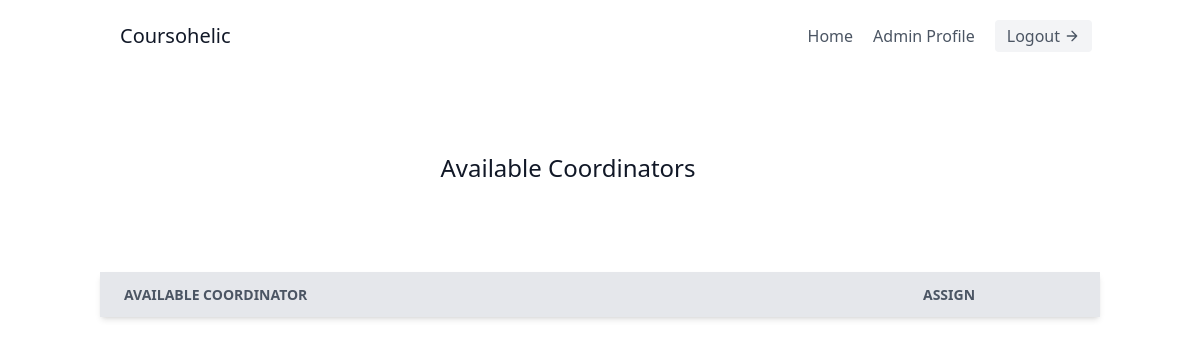
The app's page /institutionAdmin/ProgramCoordinatorList/addCoordinator/ (signed in), older data.
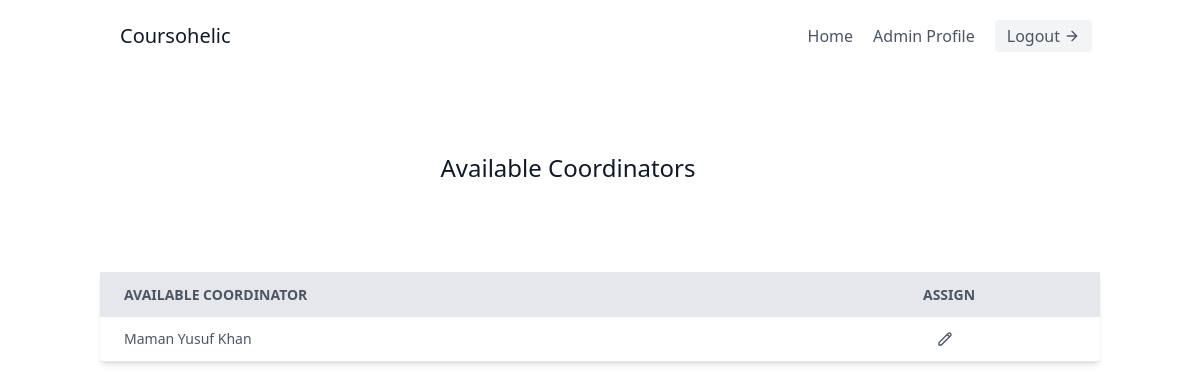
The same page, newer data.
### Authentication/models.py (models this page shows)
class User(AbstractUser):
    is_instructor = models.BooleanField(default=False)
    is_admin= models.BooleanField(default=True)
    is_coordinator = models.BooleanField(default=False)
    institution = models.CharField(max_length=200,default='')

### InstitutionAdmin/views.py (the view)
# urls.py: path('ProgramCoordinatorList/addCoordinator/',views.addCoordinator, name='addCoordinator'),
def addCoordinator(request):
    coordinator = All_Coordinators.objects.filter(isAssigned=False)
    coordinators = []
    for i in range(0, len(coordinator)):
        coordinators.append(coordinator[i].coordinator)
    print(coordinators)
    print(request.user.first_name)
    context = {'coordinator' : coordinators}
    return render(request, 'AvailableCoordinatorList.html', context)

### Templates/AvailableCoordinatorList.html (shortened to what this page needs)
<!DOCTYPE html>
<html lang="en">
  <head>
    <script src="https://cdn.tailwindcss.com"></script>
    <link
      rel="stylesheet"
      href="https://cdnjs.cloudflare.com/ajax/libs/animate.css/4.1.1/animate.min.css"
    />
  </head>
  <body>
    <header class="text-gray-600 body-font">
      <div
        class="container mx-auto flex flex-wrap p-5 flex-col md:flex-row items-center"
      >
        <a
          class="flex title-font font-medium items-center text-gray-900 mb-4 md:mb-0"
        >
          <span class="ml-3 text-xl">Coursohelic</span>
        </a>
        <nav
          class="md:ml-auto flex flex-wrap items-center text-base justify-center"
        >
          <a href="" class="mr-5 hover:text-gray-900">Home</a>
          <a class="mr-5 hover:text-gray-900">Admin Profile</a>
        </nav>
        <button
          class="inline-flex items-center bg-gray-100 border-0 py-1 px-3 focus:outline-none hover:bg-gray-200 rounded text-base mt-4 md:mt-0"
        >
          Logout
          <svg
            fill="none"
            stroke="currentColor"
            stroke-linecap="round"
            stroke-linejoin="round"
            stroke-width="2"
            class="w-4 h-4 ml-1"
            viewBox="0 0 24 24"
          >
            <path d="M5 12h14M12 5l7 7-7 7"></path>
          </svg>
        </button>
      </div>
    </header>
    <div class="overflow-x-auto animate__animated animate__zoomIn">
      <section class="text-gray-600 body-font">
        <div class="container px-5 py-20 mx-auto">
          <div
            class="lg:w-2/3 flex flex-col sm:flex-row sm:items-center items-start mx-auto text-center"
          >
            <h1
              class="flex-grow sm:pr-16 text-2xl font-medium title-font text-gray-900"
            >
              Available Coordinators
            </h1>
          </div>
        </div>
      </section>
      <div
        class="min-w-screen min-h-0 flex items-center justify-center font-sans overflow-hidden"
      >
        <div class="w-full lg:w-5/6">
          <div class="bg-white shadow-md rounded my-2">
            <table class="min-w-max w-full table-auto">
              <thead>
                <tr
                  class="bg-gray-200 text-gray-600 uppercase text-sm leading-normal"
                >
                  <th class="py-3 px-6 text-left">Available Coordinator</th>
                  <th class="py-3 px-6 text-">Assign</th>
                </tr>
              </thead>
              <tbody class="text-gray-600 text-sm font-light">
                {% for cor in coordinator %}
                <tr class="border-b border-gray-200 hover:bg-gray-100">
                  <td class="py-3 px-6 text-left whitespace-nowrap">
                    <div class="flex items-center">
                      <span class="font-medium">{{cor.first_name}}</span>
                    </div>
                  </td>
                  <td class="py-3 px-6 text-center">
                    <div class="flex item-center justify-center">
                      <div
                        class="w-4 mr-2 transform hover:text-purple-500 hover:scale-110"
                      >
                        <a href="{% url 'assignCoordinator' cor.id %}">
                          <svg
                            xmlns="http://www.w3.org/2000/svg"
                            fill="none"
                            viewBox="0 0 24 24"
                            stroke="currentColor"
                          >
                            <path
                              stroke-linecap="round"
                              stroke-linejoin="round"
                              stroke-width="2"
                              d="M15.232 5.232l3.536 3.536m-2.036-5.036a2.5 2.5 0 113.536 3.536L6.5 21.036H3v-3.572L16.732 3.732z"
                            />
                          </svg>
                        </a>
                      </div>
                    </div>
                  </td>
                </tr>
                {% endfor %}
              </tbody>
            </table>
          </div>
        </div>
      </div>
    </div>
  </body>
</html>

Row changes from the older to the newer data that the page shows:
added User: first_name "Maman Yusuf Khan"
